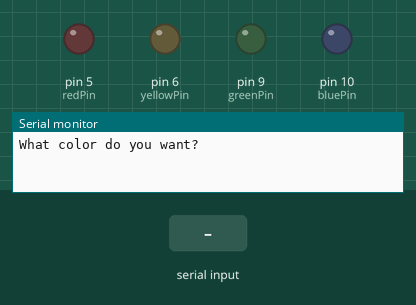
A sketch run on a simulated Arduino Uno, built with avr-gcc and run on an emulated ATmega328P. Shown: output pins drawn as LEDs (lit = HIGH), the last lines printed to the serial monitor. The test bench sets the inputs (shaded band).

Above: at 1.2 s.
1.3 s: "Red" received over Serial
At 2.7 s:
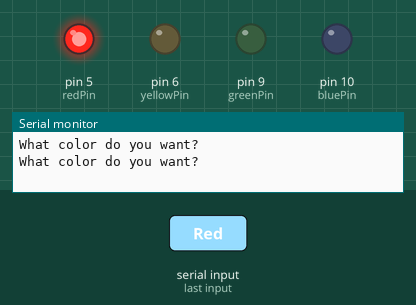
3.8 s: "green" received over Serial
At 5.8 s:
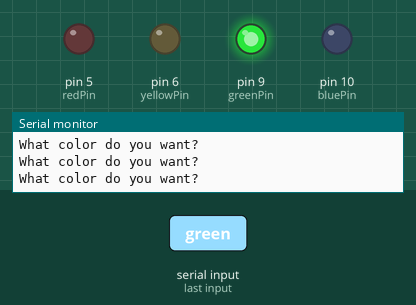
6.3 s: "BLUE" received over Serial
At 7.7 s:
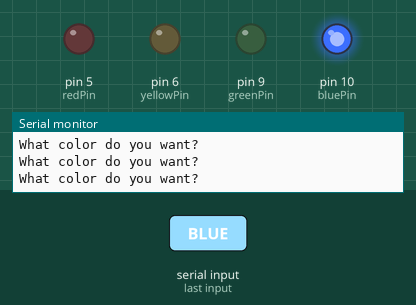
8.8 s: "RED" received over Serial
At 10.8 s:
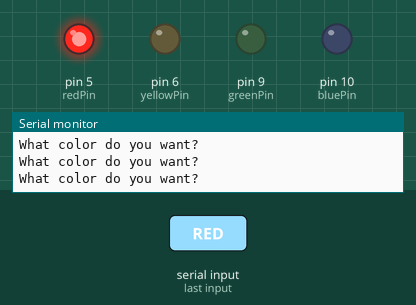
11.3 s: "Green" received over Serial
At 12.8 s:
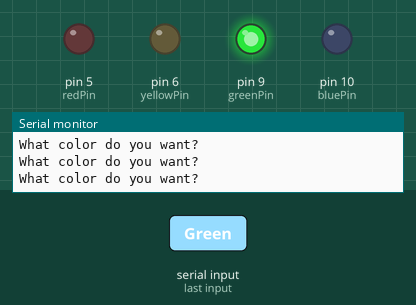
Timing chart, 0 to 14.3 s (numbered marks = the images above; inputs shaded):
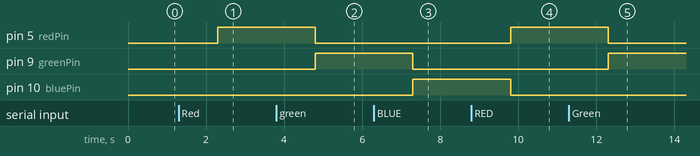

The sketch:

Class_19_Reading_String_From_Serial_Monitor.ino
```cpp
int redPin    = 5;
int yellowPin = 6;
int greenPin  = 9;
int bluePin   = 10;

String inputString;
void setup() {
  // put your setup code here, to run once:
Serial.begin(9600);
pinMode(redPin,OUTPUT);
pinMode(yellowPin,OUTPUT);
pinMode(greenPin,OUTPUT);
pinMode(bluePin,OUTPUT);

}

void loop() {
  // put your main code here, to run repeatedly:

Serial.println("What color do you want?");

int if_spelling_right=0;

while(Serial.available()==0)
{
  }
inputString = Serial.readString();

if((inputString == "Red")||(inputString == "RED")||(inputString == "red"))
{
  digitalWrite(redPin,HIGH);
  digitalWrite(greenPin,LOW);
  digitalWrite(bluePin,LOW);
  digitalWrite(yellowPin,LOW);
  if_spelling_right=if_spelling_right+1;
}
if((inputString == "green")||(inputString == "Green")||(inputString == "GREEN"))
{
  digitalWrite(redPin,LOW);
  digitalWrite(greenPin,HIGH);
  digitalWrite(bluePin,LOW);
  digitalWrite(yellowPin,LOW);
  if_spelling_right=if_spelling_right+1;

}
if((inputString == "BLUE")||(inputString == "Blue")||(inputString == "blue"))
{
  digitalWrite(redPin,LOW);
  digitalWrite(greenPin,LOW);
  digitalWrite(bluePin,HIGH);
  digitalWrite(yellowPin,LOW);
  if_spelling_right=if_spelling_right+1;
}
if((inputString == "Yellow")||(inputString == "yellow")||(inputString == "YELLOW"))
{
  digitalWrite(redPin,LOW);
  digitalWrite(greenPin,LOW);
  digitalWrite(bluePin,LOW);
  digitalWrite(yellowPin,HIGH);
  if_spelling_right=if_spelling_right+1;
}
Serial.println();
if(if_spelling_right == 0)
{
  Serial.println("Make sure you choosed the right color and your spelling is right.");
  Serial.println("_________________________________________________________________");
}


}
```

Measured:
- after the input at 1.3 s, pin 5 (redPin): LOW → HIGH after 1.0 s
- after the input at 3.8 s, pin 5 (redPin): HIGH → LOW after 1.0 s; pin 9 (greenPin): LOW → HIGH after 1.0 s
- after the input at 6.3 s, pin 9 (greenPin): HIGH → LOW after 1.0 s; pin 10 (bluePin): LOW → HIGH after 1.0 s
- after the input at 8.8 s, pin 5 (redPin): LOW → HIGH after 1.0 s; pin 10 (bluePin): HIGH → LOW after 1.0 s
- after the input at 11.3 s, pin 5 (redPin): HIGH → LOW after 1.0 s; pin 9 (greenPin): LOW → HIGH after 1.0 s
